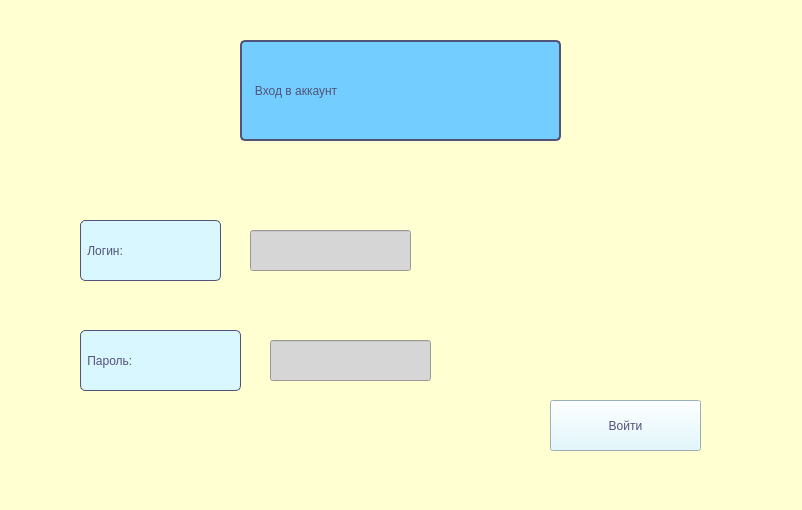
<?xml version="1.0" encoding="UTF-8"?>
<ui version="4.0">
 <class>MainWindow</class>
 <widget class="QMainWindow" name="MainWindow">
  <property name="geometry">
   <rect>
    <x>0</x>
    <y>0</y>
    <width>802</width>
    <height>510</height>
   </rect>
  </property>
  <property name="windowTitle">
   <string>MainWindow</string>
  </property>
  <widget class="QWidget" name="centralwidget">
   <widget class="QStackedWidget" name="stackedWidget">
    <property name="geometry">
     <rect>
      <x>0</x>
      <y>0</y>
      <width>811</width>
      <height>511</height>
     </rect>
    </property>
    <property name="styleSheet">
     <string notr="true">background-color: rgb(255, 255, 210);</string>
    </property>
    <property name="currentIndex">
     <number>1</number>
    </property>
    <widget class="QWidget" name="page1">
     <widget class="QLabel" name="title_universegy">
      <property name="geometry">
       <rect>
        <x>0</x>
        <y>0</y>
        <width>811</width>
        <height>131</height>
       </rect>
      </property>
      <property name="styleSheet">
       <string notr="true">color: rgb(82, 82, 122);
font: 70pt &quot;Book Antiqua&quot;;
background-color: rgb(217, 247, 255);</string>
      </property>
      <property name="text">
       <string>       Universegy</string>
      </property>
     </widget>
     <widget class="QWidget" name="verticalLayoutWidget">
      <property name="geometry">
       <rect>
        <x>200</x>
        <y>210</y>
        <width>391</width>
        <height>181</height>
       </rect>
      </property>
      <layout class="QVBoxLayout" name="entrance_registration">
       <item>
        <widget class="QPushButton" name="login">
         <property name="styleSheet">
          <string notr="true">font: 26pt &quot;Yandex-UI-Icons-Private&quot;;
background-color: rgb(115, 206, 255);
color: rgb(82, 82, 122);</string>
         </property>
         <property name="text">
          <string>Вход</string>
         </property>
        </widget>
       </item>
       <item>
        <widget class="QPushButton" name="registration">
         <property name="styleSheet">
          <string notr="true">font: 26pt &quot;Yandex-UI-Icons-Private&quot;;
background-color: rgb(115, 206, 255);
color: rgb(82, 82, 122);</string>
         </property>
         <property name="text">
          <string>Регистрация</string>
         </property>
        </widget>
       </item>
      </layout>
     </widget>
    </widget>
    <widget class="QWidget" name="page_2">
     <widget class="QLabel" name="label">
      <property name="geometry">
       <rect>
        <x>240</x>
        <y>40</y>
        <width>321</width>
        <height>101</height>
       </rect>
      </property>
      <property name="styleSheet">
       <string notr="true">font: 26pt &quot;Yandex-UI-Icons-Private&quot;;
background-color: rgb(115, 206, 255);
color: rgb(82, 82, 122);
border: 2px solid  rgb(82, 82, 122);
border-radius: 5px;</string>
      </property>
      <property name="text">
       <string>   Вход в аккаунт</string>
      </property>
     </widget>
     <widget class="QLabel" name="label_2">
      <property name="geometry">
       <rect>
        <x>80</x>
        <y>330</y>
        <width>161</width>
        <height>61</height>
       </rect>
      </property>
      <property name="styleSheet">
       <string notr="true">color: rgb(82, 82, 122);
font: 26pt &quot;Yandex-UI-Icons-Private&quot;;
background-color: rgb(217, 247, 255);
border: 1px solid  rgb(82, 82, 122);
border-radius: 5px;</string>
      </property>
      <property name="text">
       <string> Пароль:</string>
      </property>
     </widget>
     <widget class="QLabel" name="label_3">
      <property name="geometry">
       <rect>
        <x>80</x>
        <y>220</y>
        <width>141</width>
        <height>61</height>
       </rect>
      </property>
      <property name="styleSheet">
       <string notr="true">color: rgb(82, 82, 122);
font: 26pt &quot;Yandex-UI-Icons-Private&quot;;
background-color: rgb(217, 247, 255);
border: 1px solid  rgb(82, 82, 122);
border-radius: 5px;
</string>
      </property>
      <property name="text">
       <string> Логин:</string>
      </property>
     </widget>
     <widget class="QLineEdit" name="lineEdit">
      <property name="geometry">
       <rect>
        <x>250</x>
        <y>230</y>
        <width>161</width>
        <height>41</height>
       </rect>
      </property>
      <property name="styleSheet">
       <string notr="true">background-color: rgb(214, 214, 214)</string>
      </property>
     </widget>
     <widget class="QLineEdit" name="lineEdit_2">
      <property name="geometry">
       <rect>
        <x>270</x>
        <y>340</y>
        <width>161</width>
        <height>41</height>
       </rect>
      </property>
      <property name="styleSheet">
       <string notr="true">background-color: rgb(214, 214, 214)</string>
      </property>
     </widget>
     <widget class="QPushButton" name="enterance_btn">
      <property name="geometry">
       <rect>
        <x>550</x>
        <y>400</y>
        <width>151</width>
        <height>51</height>
       </rect>
      </property>
      <property name="styleSheet">
       <string notr="true">color: rgb(82, 82, 122);
font:20pt &quot;Yandex-UI-Icons-Private&quot;;
background-color: rgb(217, 247, 255);</string>
      </property>
      <property name="text">
       <string>Войти</string>
      </property>
     </widget>
    </widget>
   </widget>
  </widget>
 </widget>
 <resources/>
 <connections/>
</ui>
